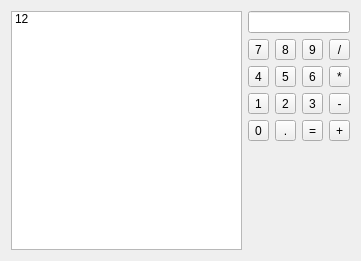
<ui version="4.0" >
 <class>CalcPanel</class>
 <widget class="QWidget" name="CalcPanel" >
  <property name="geometry" >
   <rect>
    <x>0</x>
    <y>0</y>
    <width>361</width>
    <height>261</height>
   </rect>
  </property>
  <property name="windowTitle" >
   <string>CalcPanel</string>
  </property>
  <layout class="QGridLayout" name="gridLayout_2" >
   <item rowspan="3" row="0" column="0" >
    <widget class="QListWidget" name="listWidget" >
     <item>
      <property name="text" >
       <string>12</string>
      </property>
     </item>
    </widget>
   </item>
   <item row="1" column="1" >
    <layout class="QGridLayout" name="gridLayout" >
     <item row="0" column="0" >
      <widget class="QToolButton" name="n_7" >
       <property name="sizePolicy" >
        <sizepolicy vsizetype="Preferred" hsizetype="Preferred" >
         <horstretch>0</horstretch>
         <verstretch>0</verstretch>
        </sizepolicy>
       </property>
       <property name="text" >
        <string>7</string>
       </property>
      </widget>
     </item>
     <item row="0" column="1" >
      <widget class="QToolButton" name="n_8" >
       <property name="sizePolicy" >
        <sizepolicy vsizetype="Preferred" hsizetype="Preferred" >
         <horstretch>0</horstretch>
         <verstretch>0</verstretch>
        </sizepolicy>
       </property>
       <property name="text" >
        <string>8</string>
       </property>
      </widget>
     </item>
     <item row="0" column="2" >
      <widget class="QToolButton" name="n_9" >
       <property name="sizePolicy" >
        <sizepolicy vsizetype="Preferred" hsizetype="Preferred" >
         <horstretch>0</horstretch>
         <verstretch>0</verstretch>
        </sizepolicy>
       </property>
       <property name="text" >
        <string>9</string>
       </property>
      </widget>
     </item>
     <item row="0" column="3" >
      <widget class="QToolButton" name="toolButton_13" >
       <property name="sizePolicy" >
        <sizepolicy vsizetype="Preferred" hsizetype="Preferred" >
         <horstretch>0</horstretch>
         <verstretch>0</verstretch>
        </sizepolicy>
       </property>
       <property name="text" >
        <string>/</string>
       </property>
      </widget>
     </item>
     <item row="1" column="0" >
      <widget class="QToolButton" name="n_4" >
       <property name="sizePolicy" >
        <sizepolicy vsizetype="Preferred" hsizetype="Preferred" >
         <horstretch>0</horstretch>
         <verstretch>0</verstretch>
        </sizepolicy>
       </property>
       <property name="text" >
        <string>4</string>
       </property>
      </widget>
     </item>
     <item row="1" column="1" >
      <widget class="QToolButton" name="n_5" >
       <property name="sizePolicy" >
        <sizepolicy vsizetype="Preferred" hsizetype="Preferred" >
         <horstretch>0</horstretch>
         <verstretch>0</verstretch>
        </sizepolicy>
       </property>
       <property name="text" >
        <string>5</string>
       </property>
      </widget>
     </item>
     <item row="1" column="2" >
      <widget class="QToolButton" name="n_6" >
       <property name="sizePolicy" >
        <sizepolicy vsizetype="Preferred" hsizetype="Preferred" >
         <horstretch>0</horstretch>
         <verstretch>0</verstretch>
        </sizepolicy>
       </property>
       <property name="text" >
        <string>6</string>
       </property>
      </widget>
     </item>
     <item row="1" column="3" >
      <widget class="QToolButton" name="toolButton_14" >
       <property name="sizePolicy" >
        <sizepolicy vsizetype="Preferred" hsizetype="Preferred" >
         <horstretch>0</horstretch>
         <verstretch>0</verstretch>
        </sizepolicy>
       </property>
       <property name="text" >
        <string>*</string>
       </property>
      </widget>
     </item>
     <item row="2" column="0" >
      <widget class="QToolButton" name="n_1" >
       <property name="sizePolicy" >
        <sizepolicy vsizetype="Preferred" hsizetype="Preferred" >
         <horstretch>0</horstretch>
         <verstretch>0</verstretch>
        </sizepolicy>
       </property>
       <property name="text" >
        <string>1</string>
       </property>
      </widget>
     </item>
     <item row="2" column="1" >
      <widget class="QToolButton" name="n_2" >
       <property name="sizePolicy" >
        <sizepolicy vsizetype="Preferred" hsizetype="Preferred" >
         <horstretch>0</horstretch>
         <verstretch>0</verstretch>
        </sizepolicy>
       </property>
       <property name="text" >
        <string>2</string>
       </property>
      </widget>
     </item>
     <item row="2" column="2" >
      <widget class="QToolButton" name="n_3" >
       <property name="sizePolicy" >
        <sizepolicy vsizetype="Preferred" hsizetype="Preferred" >
         <horstretch>0</horstretch>
         <verstretch>0</verstretch>
        </sizepolicy>
       </property>
       <property name="text" >
        <string>3</string>
       </property>
      </widget>
     </item>
     <item row="2" column="3" >
      <widget class="QToolButton" name="toolButton_15" >
       <property name="sizePolicy" >
        <sizepolicy vsizetype="Preferred" hsizetype="Preferred" >
         <horstretch>0</horstretch>
         <verstretch>0</verstretch>
        </sizepolicy>
       </property>
       <property name="text" >
        <string>-</string>
       </property>
      </widget>
     </item>
     <item row="3" column="0" >
      <widget class="QToolButton" name="n_0" >
       <property name="sizePolicy" >
        <sizepolicy vsizetype="Preferred" hsizetype="Preferred" >
         <horstretch>0</horstretch>
         <verstretch>0</verstretch>
        </sizepolicy>
       </property>
       <property name="text" >
        <string>0</string>
       </property>
      </widget>
     </item>
     <item row="3" column="1" >
      <widget class="QToolButton" name="n_dot" >
       <property name="sizePolicy" >
        <sizepolicy vsizetype="Preferred" hsizetype="Preferred" >
         <horstretch>0</horstretch>
         <verstretch>0</verstretch>
        </sizepolicy>
       </property>
       <property name="text" >
        <string>.</string>
       </property>
      </widget>
     </item>
     <item row="3" column="2" >
      <widget class="QToolButton" name="toolButton_12" >
       <property name="sizePolicy" >
        <sizepolicy vsizetype="Preferred" hsizetype="Preferred" >
         <horstretch>0</horstretch>
         <verstretch>0</verstretch>
        </sizepolicy>
       </property>
       <property name="text" >
        <string>=</string>
       </property>
      </widget>
     </item>
     <item row="3" column="3" >
      <widget class="QToolButton" name="toolButton_16" >
       <property name="sizePolicy" >
        <sizepolicy vsizetype="Preferred" hsizetype="Preferred" >
         <horstretch>0</horstretch>
         <verstretch>0</verstretch>
        </sizepolicy>
       </property>
       <property name="text" >
        <string>+</string>
       </property>
      </widget>
     </item>
    </layout>
   </item>
   <item row="2" column="1" >
    <spacer name="verticalSpacer" >
     <property name="orientation" >
      <enum>Qt::Vertical</enum>
     </property>
     <property name="sizeHint" stdset="0" >
      <size>
       <width>20</width>
       <height>99</height>
      </size>
     </property>
    </spacer>
   </item>
   <item row="0" column="1" >
    <widget class="QNumericEditor" name="input" />
   </item>
  </layout>
 </widget>
 <customwidgets>
  <customwidget>
   <class>QNumericEditor</class>
   <extends>QLineEdit</extends>
   <header>widgets.h</header>
   <slots>
    <signal>actionTyped(int)</signal>
   </slots>
  </customwidget>
 </customwidgets>
 <resources/>
 <connections>
  <connection>
   <sender>n_0</sender>
   <signal>clicked()</signal>
   <receiver>CalcPanel</receiver>
   <slot>pressNumber()</slot>
   <hints>
    <hint type="sourcelabel" >
     <x>259</x>
     <y>123</y>
    </hint>
    <hint type="destinationlabel" >
     <x>182</x>
     <y>130</y>
    </hint>
   </hints>
  </connection>
  <connection>
   <sender>n_1</sender>
   <signal>clicked()</signal>
   <receiver>CalcPanel</receiver>
   <slot>pressNumber()</slot>
   <hints>
    <hint type="sourcelabel" >
     <x>259</x>
     <y>97</y>
    </hint>
    <hint type="destinationlabel" >
     <x>182</x>
     <y>130</y>
    </hint>
   </hints>
  </connection>
  <connection>
   <sender>n_2</sender>
   <signal>clicked()</signal>
   <receiver>CalcPanel</receiver>
   <slot>pressNumber()</slot>
   <hints>
    <hint type="sourcelabel" >
     <x>287</x>
     <y>97</y>
    </hint>
    <hint type="destinationlabel" >
     <x>182</x>
     <y>130</y>
    </hint>
   </hints>
  </connection>
  <connection>
   <sender>n_3</sender>
   <signal>clicked()</signal>
   <receiver>CalcPanel</receiver>
   <slot>pressNumber()</slot>
   <hints>
    <hint type="sourcelabel" >
     <x>316</x>
     <y>97</y>
    </hint>
    <hint type="destinationlabel" >
     <x>182</x>
     <y>130</y>
    </hint>
   </hints>
  </connection>
  <connection>
   <sender>n_4</sender>
   <signal>clicked()</signal>
   <receiver>CalcPanel</receiver>
   <slot>pressNumber()</slot>
   <hints>
    <hint type="sourcelabel" >
     <x>259</x>
     <y>71</y>
    </hint>
    <hint type="destinationlabel" >
     <x>182</x>
     <y>130</y>
    </hint>
   </hints>
  </connection>
  <connection>
   <sender>n_5</sender>
   <signal>clicked()</signal>
   <receiver>CalcPanel</receiver>
   <slot>pressNumber()</slot>
   <hints>
    <hint type="sourcelabel" >
     <x>287</x>
     <y>71</y>
    </hint>
    <hint type="destinationlabel" >
     <x>182</x>
     <y>130</y>
    </hint>
   </hints>
  </connection>
  <connection>
   <sender>n_6</sender>
   <signal>clicked()</signal>
   <receiver>CalcPanel</receiver>
   <slot>pressNumber()</slot>
   <hints>
    <hint type="sourcelabel" >
     <x>316</x>
     <y>71</y>
    </hint>
    <hint type="destinationlabel" >
     <x>182</x>
     <y>130</y>
    </hint>
   </hints>
  </connection>
  <connection>
   <sender>n_7</sender>
   <signal>clicked()</signal>
   <receiver>CalcPanel</receiver>
   <slot>pressNumber()</slot>
   <hints>
    <hint type="sourcelabel" >
     <x>259</x>
     <y>45</y>
    </hint>
    <hint type="destinationlabel" >
     <x>182</x>
     <y>130</y>
    </hint>
   </hints>
  </connection>
  <connection>
   <sender>n_8</sender>
   <signal>clicked()</signal>
   <receiver>CalcPanel</receiver>
   <slot>pressNumber()</slot>
   <hints>
    <hint type="sourcelabel" >
     <x>287</x>
     <y>45</y>
    </hint>
    <hint type="destinationlabel" >
     <x>182</x>
     <y>130</y>
    </hint>
   </hints>
  </connection>
  <connection>
   <sender>n_9</sender>
   <signal>clicked()</signal>
   <receiver>CalcPanel</receiver>
   <slot>pressNumber()</slot>
   <hints>
    <hint type="sourcelabel" >
     <x>316</x>
     <y>45</y>
    </hint>
    <hint type="destinationlabel" >
     <x>182</x>
     <y>130</y>
    </hint>
   </hints>
  </connection>
  <connection>
   <sender>input</sender>
   <signal>actionTyped(int)</signal>
   <receiver>CalcPanel</receiver>
   <slot>actionTyped(int)</slot>
   <hints>
    <hint type="sourcelabel" >
     <x>341</x>
     <y>17</y>
    </hint>
    <hint type="destinationlabel" >
     <x>361</x>
     <y>86</y>
    </hint>
   </hints>
  </connection>
 </connections>
 <slots>
  <slot>pressNumber()</slot>
  <slot>actionTyped(int)</slot>
 </slots>
</ui>
